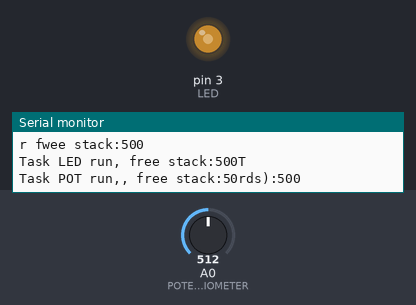
Recording of a sketch running on a simulated Arduino Uno, built with avr-gcc and run on an emulated ATmega328P. Parts: output pins drawn as LEDs (lit = HIGH), the last lines printed to the serial monitor. The inputs (shaded band) are chosen by the test bench; at power-on: A0 (POTENCIOMETER) = 512.

Above: at 1.2 s.
1.3 s: A0 (POTENCIOMETER) set to 0
At 2.0 s:
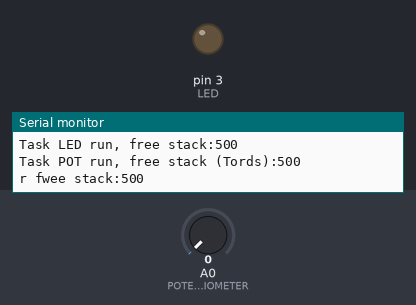
2.8 s: A0 (POTENCIOMETER) set to 122
At 3.8 s:
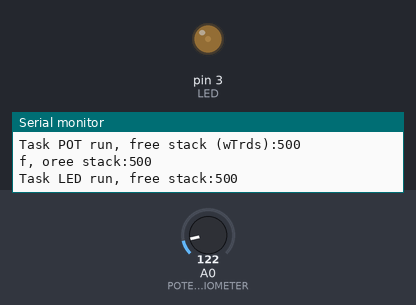
4.3 s: A0 (POTENCIOMETER) set to 1023
At 4.7 s:
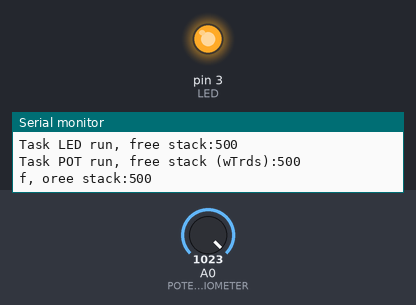
5.9 s: A0 (POTENCIOMETER) set to 716
At 7.2 s:
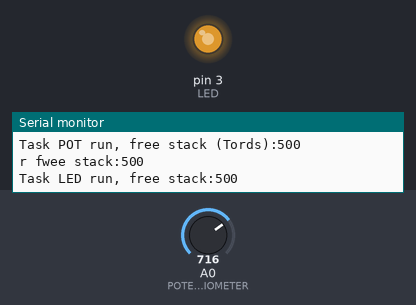
7.5 s: A0 (POTENCIOMETER) set to 511
At 8.9 s:
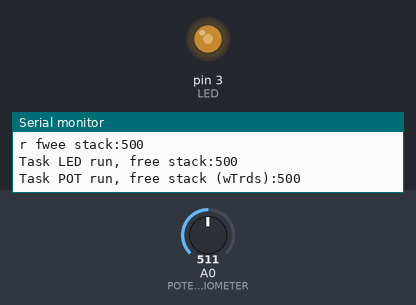
Timing chart, 0 to 10.5 s (numbered marks = the images above; inputs shaded):
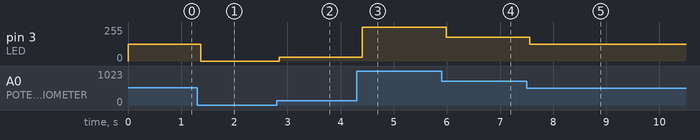

The sketch:

freertos_tasks.ino
```cpp
/*  FreeRTOS es un sistema operativo en tiempo real (RTOS) ligero y de código abierto.
    Proporciona un marco para ejecutar múltiples tareas simultáneamente, cada una con
    su propia prioridad y programación de ejecución. En lugar de ejecutar código línea
    por línea, FreeRTOS permite crear tareas independientes entre las que el procesador
    puede alternar rápidamente según la prioridad de la tarea.

    Created 13 Oct 2025
    by Lucas Martin Treser
*/
#include <Arduino_FreeRTOS.h>

/*  Declarar el identificador de tarea (TaskHandle). Una TaskHandle_t es una variable
    que apunta a una tarea de FreeRTOS, lo que permite controlarla, como reanudarla,
    detenerla o eliminarla. En este ejemplo, no necesitaremos el identificador de tarea,
    pero lo crearemos para mostrarle cómo se hace.
*/
TaskHandle_t handlePot = NULL, handleLed = NULL, handleSerial = NULL;

const int POTENCIOMETER = A0;
const int LED = 3;
int potValue = 0;  // Global variable (warning!)

void taskPot(void *pvParameters) {
  for (;;) {  // Infinite loop
    potValue = analogRead(POTENCIOMETER);

    /* El stack es un área de memoria dedicada a cada tarea de FreeRTOS, que se utiliza
    para almacenar datos temporales como variables locales, información de llamadas a
    funciones y el estado de la tarea durante la ejecución. Cada tarea tiene su propia
    pila, que se asigna al crearla.

    Existe una función que se puede llamar dentro de una tarea para determinar el uso
    del stack: uxTaskGetStackHighWaterMark(). Esta función determina el tamaño de pila
    asignado que no se utiliza.
    */
    Serial.print("Task POT run, free stack (words):");
    Serial.println(uxTaskGetStackHighWaterMark(handlePot));

    /* El heap es un conjunto de memoria compartida en la SRAM del procesador, que se
    utiliza para la asignación dinámica de memoria, incluyendo pilas de tareas, búferes
    y otros datos de ejecución asignados por FreeRTOS o el núcleo Arduino. Podemos
    llamar a la función xPortGetFreeHeapSize() en nuestro código para determinar el
    heap libre. Esta función no está implementada en la biblioteca Arduino FreeRTOS.
    */
    vTaskDelay(pdMS_TO_TICKS(50));  // read every 50 ms
  }
}

void taskLed(void *pvParameters) {
  for (;;) {
    int pwm = map(potValue, 0, 1023, 0, 255);
    analogWrite(LED, pwm);
    Serial.print("Task LED run, free stack:");
    Serial.println(uxTaskGetStackHighWaterMark(handleLed));
    vTaskDelay(pdMS_TO_TICKS(20));
  }
}

void taskSerial(void *pvParameters) {
  for (;;) {
    Serial.print("Task SERIAL run, free stack:");
    Serial.println(uxTaskGetStackHighWaterMark(handleSerial));
    Serial.println(potValue);
    vTaskDelay(pdMS_TO_TICKS(500));
  }
}

void setup() {
  pinMode(LED, OUTPUT);
  Serial.begin(9600);

  // Task function, Task name, Stack size (words), Parameters, Priority, Task handle, Core
  xTaskCreate(taskPot, "Tarea1", 128, NULL, 1, &handlePot);
  xTaskCreate(taskLed, "Tarea2", 128, NULL, 1, &handleLed);
  xTaskCreate(taskSerial, "Tarea3", 128, NULL, 1, &handleSerial);
}

void loop() {
  // El scheduler se encarga del resto
}
```

Measured:
- after the input at 1.3 s, pin 3 (LED): 127/255 → 0/255 after 0.07 s
- after the input at 2.8 s, pin 3 (LED): 0/255 → 30/255 after 0.05 s
- after the input at 4.3 s, pin 3 (LED): 30/255 → 255/255 after 0.11 s
- after the input at 5.9 s, pin 3 (LED): 255/255 → 178/255 after 0.09 s
- after the input at 7.5 s, pin 3 (LED): 178/255 → 127/255 after 0.06 s
